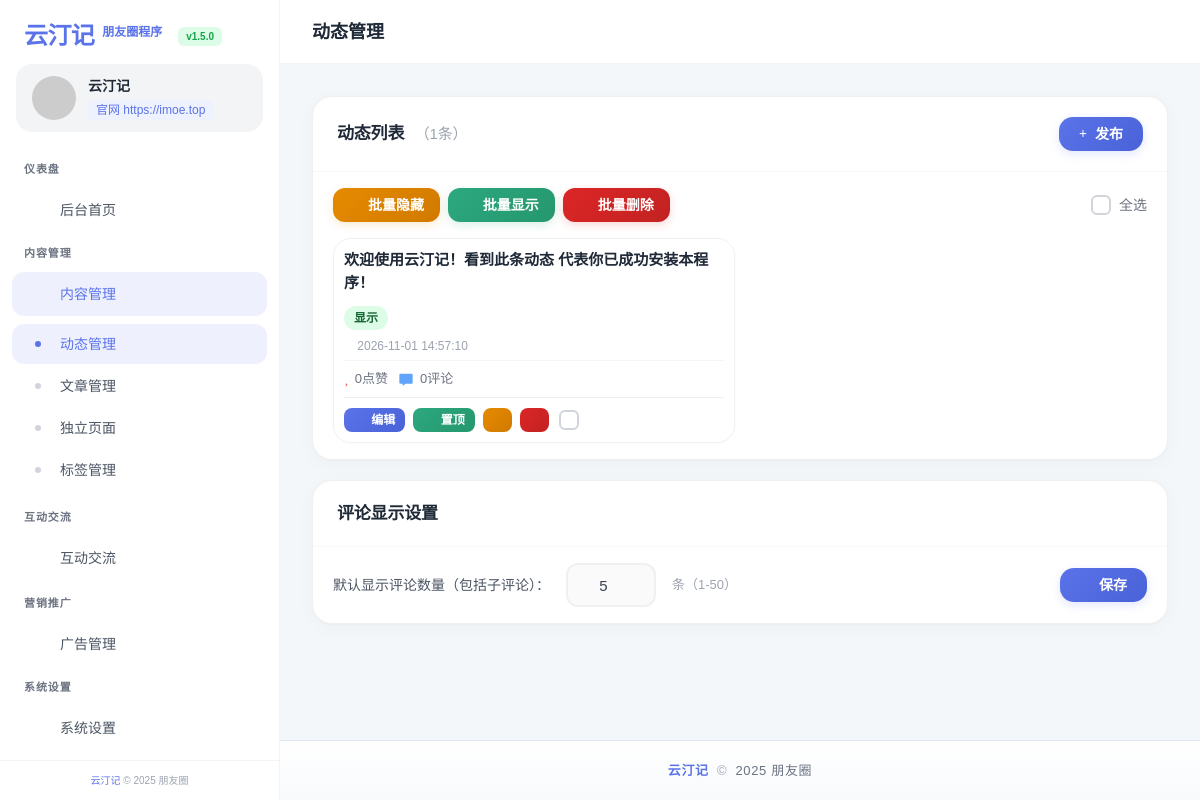
Page /admin/posts.php (signed in) on the committed database.
### tables this page shows
CREATE TABLE IF NOT EXISTS `posts` (
  `id` int(11) unsigned NOT NULL AUTO_INCREMENT,
  `content` text COMMENT '动态内容',
  `images` text COMMENT '图片URL数组，JSON格式',
  `videos` text COMMENT '视频URL数组，JSON格式',
  `video_covers` text COMMENT '视频封面URL数组，JSON格式',
  `live_photos` text COMMENT '实况图数据数组，JSON格式 [{image:"url",video:"url"},...]',
  `location_name` varchar(255) DEFAULT NULL COMMENT '地点名称',
  `location_lat` decimal(10,7) DEFAULT NULL COMMENT '纬度',
  `location_lng` decimal(10,7) DEFAULT NULL COMMENT '经度',
  `nickname` varchar(100) DEFAULT NULL COMMENT '单条动态昵称，为空则使用全局昵称',
  `avatar` varchar(500) DEFAULT NULL COMMENT '单条动态头像，为空则使用全局头像',
  `nickname_color` varchar(20) DEFAULT NULL COMMENT '单条动态昵称颜色，为空则使用全局昵称颜色',
  `is_top` tinyint(1) NOT NULL DEFAULT '0' COMMENT '是否置顶 0否 1是',
  `comment_enabled` tinyint(1) NOT NULL DEFAULT '1' COMMENT '是否开启评论',
  `like_enabled` tinyint(1) NOT NULL DEFAULT '1' COMMENT '是否开启点赞',
  `status` tinyint(1) NOT NULL DEFAULT '1' COMMENT '状态 0隐藏 1显示 2删除',
  `published_at` datetime DEFAULT CURRENT_TIMESTAMP COMMENT '发布时间',
  `created_at` datetime DEFAULT CURRENT_TIMESTAMP,
  `updated_at` datetime DEFAULT CURRENT_TIMESTAMP ON UPDATE CURRENT_TIMESTAMP,
  PRIMARY KEY (`id`),
  KEY `idx_status` (`status`),
  KEY `idx_is_top` (`is_top`),
  KEY `idx_published_at` (`published_at`)
);

### config.php (called while the page is built, shortened)
<?php
if (!file_exists(__DIR__ . '/install.lock')) {
    $conn = null;
    return;
}
$conn = @mysqli_connect(DB_HOST, DB_USER, DB_PASS, DB_NAME);
mysqli_set_charset($conn, 'utf8mb4');
function get_setting($key, $default = '') {
    global $conn;
    if (!$conn) return $default;
    return $default;
}
function get_all_settings() {
    global $conn;
    $settings = [];
    if (!$conn) return $settings;
    return $settings;
}

### admin/posts.php (the view, shortened to what this page needs)
<?php
require_once '../config.php';
$csrf_token = $_SESSION['csrf_token'];
$settings = get_all_settings();
$page_title = '动态管理';
$page_id = 'posts';
$current_comment_limit = intval(get_setting('comment_display_limit', '5'));
$is_mobile = isset($_SERVER['HTTP_USER_AGENT']) && preg_match('/Mobile|Android|iPhone|iPad/i', $_SERVER['HTTP_USER_AGENT']);
$page = intval($_GET['page'] ?? 1);
$per_page = $is_mobile ? 10 : 12;
$offset = ($page - 1) * $per_page;
$total = 0;
$r = mysqli_query($conn, "SELECT COUNT(*) as c FROM posts WHERE status != 2");
if ($r) $total = mysqli_fetch_assoc($r)['c'];
$posts = [];
$r = mysqli_query($conn, "SELECT * FROM posts WHERE status != 2 ORDER BY is_top DESC, published_at DESC LIMIT $offset, $per_page");
if ($r) while ($row = mysqli_fetch_assoc($r)) {
    $row['tags'] = [];
    $lc = mysqli_query($conn, "SELECT COUNT(*) as c FROM likes WHERE post_id = " . $row['id']);
    $row['like_count'] = $lc ? mysqli_fetch_assoc($lc)['c'] : 0;
    $cc = mysqli_query($conn, "SELECT COUNT(*) as c FROM comments WHERE post_id = " . $row['id']);
    $row['comment_count'] = $cc ? mysqli_fetch_assoc($cc)['c'] : 0;
    $row['media'] = '';
    $posts[] = $row;
}
?><!DOCTYPE html>
<html lang="zh-CN">
<head>
    <script src="../assets/vendor/tailwind.js"></script>
    <link href="../assets/vendor/font-awesome/css/all.min.css" rel="stylesheet">
    <link href="../assets/vendor/fonts/inter.css" rel="stylesheet">
</head>
<body class="text-gray-700 antialiased">
<aside id="sidebar" class="fixed left-0 top-0 h-full w-[280px] bg-white z-40 transition-transform duration-300 lg:translate-x-0 -translate-x-full shadow-xl lg:shadow-none border-r border-gray-100">
    <div class="h-16 flex items-center px-6 pt-2">
        <div class="flex items-center gap-2">
            <span class="font-extrabold text-2xl text-primary tracking-tight">云汀记</span>
            <span class="text-xs font-semibold text-primary -mt-2">朋友圈程序</span>
            <span class="ml-2 px-2 py-0.5 text-[10px] font-semibold bg-green-100 text-green-600 rounded-md">v1.5.0</span>
        </div>
    </div>
    <div class="px-4 mb-4">
        <div class="user-card flex items-center gap-3 px-4 py-3">
            <?php
            $avatar_raw = $settings['avatar'] ?? '';
            $avatar_src = $avatar_raw ?: 'https://ui-avatars.com/api/?name=' . urlencode($settings['site_name'] ?? '云汀记') . '&background=5b73e8&color=fff&size=128';
            ?>
            <img src="<?php echo htmlspecialchars($avatar_src); ?>" class="w-11 h-11 rounded-full" alt="User">
            <div class="flex-1 min-w-0">
                <p class="text-sm font-semibold text-gray-800 truncate"><?php echo htmlspecialchars($settings['site_name'] ?? '云汀记'); ?></p>
                <p class="text-xs text-gray-500 mt-1"><a href="https://imoe.top" target="_blank" class="inline-flex items-center gap-1 px-2 py-0.5 rounded-md bg-primary-light text-primary font-medium hover:bg-[#dbe4ff] transition-colors">官网 https://imoe.top</a></p>
            </div>
        </div>
    </div>
    <div class="h-[calc(100vh-160px)] overflow-y-auto sidebar-scroll pb-8">
        <?php
        $menu_groups = [
            '仪表盘' => [
                ['index', '后台首页', 'fa-home', false]
            ],
            '内容管理' => [
                ['posts', '动态管理', 'fa-stream', true],
                ['articles', '文章管理', 'fa-file-alt', true],
                ['pages', '独立页面', 'fa-file', true],
                ['tags', '标签管理', 'fa-tags', true]
            ],
            '互动交流' => [
                ['comments', '评论管理', 'fa-comments', true],
                ['page_comments', '留言管理', 'fa-comment-dots', true]
            ],
            '营销推广' => [
                ['ads', '广告管理', 'fa-bullhorn', false]
            ],
            '系统设置' => [
                ['settings', '前台设置', 'fa-cog', true],
                ['email', '邮箱提醒', 'fa-envelope', true],
                ['ban_manage', '违禁词与IP', 'fa-ban', true],
                ['uploads', '上传管理', 'fa-cloud-upload-alt', true],
                ['security', '安全管理', 'fa-shield-alt', true]
            ],
            '账户管理' => [
                ['profile', '个人设置', 'fa-user-cog', false],
                ['backup', '数据备份', 'fa-download', false],
                ['visitor_logs', '访客记录', 'fa-eye', false]
            ]
        ];
        foreach ($menu_groups as $group_name => $items):
            $has_active = false;
            foreach ($items as $item) { if ($item[0] === $page_id) $has_active = true; }
        ?>
        <div class="px-6 mt-2 mb-2">
            <span class="section-title font-bold uppercase"><?php echo $group_name; ?></span>
        </div>
        <ul class="space-y-0.5">
            <?php
            $first_item = $items[0];
            $group_has_sub = count($items) > 1;
            $group_id = $group_name . '_group';
            if ($group_has_sub):
            ?>
            <li>
                <div class="nav-item has-submenu <?php echo $has_active ? 'active' : ''; ?> flex items-center gap-3 px-4 py-3 text-sm font-medium cursor-pointer select-none <?php echo $has_active ? '' : 'text-gray-600'; ?>" onclick="toggleSubmenu('<?php echo $group_id; ?>', this)">
                    <i class="fas <?php echo $first_item[2]; ?> nav-icon"></i>
                    <span class="flex-1"><?php echo $group_name; ?></span>
                    <i class="fas fa-chevron-right submenu-arrow <?php echo $has_active ? 'rotate' : ''; ?>"></i>
                </div>
                <div id="<?php echo $group_id; ?>" class="submenu <?php echo $has_active ? 'open' : ''; ?>">
                    <ul class="py-1">
                        <?php foreach ($items as $item):
                            $id = $item[0];
                            $name = $item[1];
                            $is_active = ($id === $page_id);
                        ?>
                        <li>
                            <a href="<?php echo $id; ?>.php" class="nav-item <?php echo $is_active ? 'active' : ''; ?> flex items-center gap-3 px-4 py-2.5 text-sm font-medium <?php echo $is_active ? '' : 'text-gray-600'; ?>" data-page="<?php echo $id; ?>">
                                <span class="w-5 flex justify-center"><span class="w-1.5 h-1.5 rounded-full <?php echo $is_active ? 'bg-primary' : 'bg-gray-300'; ?>"></span></span>
                                <span><?php echo $name; ?></span>
                            </a>
                        </li>
                        <?php endforeach; ?>
                    </ul>
                </div>
            </li>
            <?php else:
                $item = $items[0];
                $id = $item[0];
                $name = $item[1];
                $icon = $item[2];
                $is_active = ($id === $page_id);
            ?>
            <li>
                <a href="<?php echo $id; ?>.php" class="nav-item <?php echo $is_active ? 'active' : ''; ?> flex items-center gap-3 px-4 py-3 text-sm font-medium <?php echo $is_active ? '' : 'text-gray-600'; ?>" data-page="<?php echo $id; ?>">
                    <i class="fas <?php echo $icon; ?> nav-icon"></i>
                    <span class="flex-1"><?php echo $name; ?></span>
                </a>
            </li>
            <?php endif; ?>
        </ul>
        <?php endforeach; ?>
    </div>
    <div class="absolute bottom-0 left-0 right-0 px-6 py-3 border-t border-gray-100 bg-white">
        <p class="text-[10px] text-gray-400 text-center">
            <a href="https://imoe.top" target="_blank" class="text-primary hover:underline font-medium">云汀记</a> &copy; 2025 朋友圈
        </p>
    </div>
</aside>
<div class="lg:ml-[280px] min-h-screen flex flex-col">
    <header class="h-16 bg-white border-b border-gray-100 flex items-center justify-between px-4 lg:px-8 sticky top-0 z-20">
        <div class="flex items-center gap-4">
            <div class="flex items-center gap-3">
                <h1 class="text-lg font-bold text-gray-800"><?php echo htmlspecialchars($page_title); ?></h1>
            </div>
        </div>
    </header>
    <main id="mainContent" class="flex-1 p-4 lg:p-8">
        <div id="contentArea">
<div class="fade-in">
    <div class="ap-card mb-5">
        <div class="ap-card-header">
            <div class="ap-card-title">动态列表 <span>（<?php echo $total; ?>条）</span></div>
            <a href="post_edit.php" class="ap-btn ap-btn-primary"><i class="fas fa-plus"></i> 发布</a>
        </div>
        <div class="ap-card-body">
            <div style="display:flex;gap:8px;align-items:center;flex-wrap:wrap;margin-bottom:16px;">
                <button class="ap-btn ap-btn-sm ap-btn-warning" onclick="batchSubmit('hide')"><i class="fas fa-eye-slash"></i> 批量隐藏</button>
                <button class="ap-btn ap-btn-sm ap-btn-success" onclick="batchSubmit('show')"><i class="fas fa-eye"></i> 批量显示</button>
                <button class="ap-btn ap-btn-sm ap-btn-danger" onclick="batchSubmit('delete')"><i class="fas fa-trash"></i> 批量删除</button>
                <label class="ap-select-all">
                    <span class="ap-check-box"></span>
                    <span class="ap-check-text">全选</span>
                </label>
            </div>
            <div class="ap-list">
                <?php foreach ($posts as $post): ?>
                <div class="ap-list-item" data-id="<?php echo $post['id']; ?>">
                    <div class="ap-item-header">
                        <div class="ap-item-title">
                            <?php echo $post['content'] ? htmlspecialchars(mb_substr($post['content'],0,50)) . (mb_strlen($post['content']) > 50 ? '...' : '') : '（无文字内容）'; ?>
                        </div>
                    </div>
                    <div class="ap-item-meta">
                        <?php if ($post['status']==0): ?>
                        <span class="ap-badge ap-badge-yellow">隐藏</span>
                        <?php else: ?>
                        <span class="ap-badge ap-badge-green">显示</span>
                        <?php endif; ?>
                    </div>
                    <div class="ap-item-time">
                        <i class="far fa-clock"></i> <?php echo $post['published_at']; ?>
                    </div>
                    <div class="ap-item-stats">
                        <div class="ap-stat"><i class="fas fa-heart" style="color:#f87171;"></i> <?php echo $post['like_count']; ?>点赞</div>
                        <div class="ap-stat"><svg xmlns="http://www.w3.org/2000/svg" viewBox="0 0 24 24" fill="currentColor" style="color:#60a5fa;"><path fill-rule="evenodd" d="m11 19l-2.293 2.293A1 1 0 0 1 7 20.586V19H3.5A1.5 1.5 0 0 1 2 17.5v-12A1.5 1.5 0 0 1 3.5 4h17A1.5 1.5 0 0 1 22 5.5v12a1.5 1.5 0 0 1-1.5 1.5z"></path></svg> <?php echo $post['comment_count']; ?>评论</div>
                    </div>
                    <div class="ap-item-actions">
                        <a href="post_edit.php?id=<?php echo $post['id']; ?>" class="ap-btn ap-btn-xs ap-btn-primary"><i class="fas fa-edit"></i> 编辑</a>
                        <?php if ($post['is_top']): ?>
                        <a href="?action=untop&id=<?php echo $post['id']; ?>&csrf_token=<?php echo urlencode($csrf_token); ?>" class="ap-btn ap-btn-xs ap-btn-warning"><i class="fas fa-arrow-down"></i> 取消置顶</a>
                        <?php else: ?>
                        <a href="?action=top&id=<?php echo $post['id']; ?>&csrf_token=<?php echo urlencode($csrf_token); ?>" class="ap-btn ap-btn-xs ap-btn-success"><i class="fas fa-arrow-up"></i> 置顶</a>
                        <?php endif; ?>
                        <?php if ($post['status']==1): ?>
                        <a href="?action=hide&id=<?php echo $post['id']; ?>&csrf_token=<?php echo urlencode($csrf_token); ?>" class="ap-btn ap-btn-xs ap-btn-warning"><i class="fas fa-eye-slash"></i></a>
                        <?php else: ?>
                        <a href="?action=show&id=<?php echo $post['id']; ?>&csrf_token=<?php echo urlencode($csrf_token); ?>" class="ap-btn ap-btn-xs ap-btn-success"><i class="fas fa-eye"></i></a>
                        <?php endif; ?>
                        <button onclick="confirmDelete(<?php echo $post['id']; ?>)" class="ap-btn ap-btn-xs ap-btn-danger"><i class="fas fa-trash"></i></button>
                        <label class="ap-select-all" style="margin-left:2px;">
                            <span class="ap-check-box"></span>
                        </label>
                    </div>
                </div>
                <?php endforeach; ?>
            </div>
        </div>
    </div>
    <div class="ap-card">
        <div class="ap-card-header">
            <div class="ap-card-title">评论显示设置</div>
        </div>
        <div class="ap-card-body">
            <form method="POST" action="" id="commentForm">
                <div style="display:flex;align-items:center;gap:16px;flex-wrap:wrap;">
                    <label style="font-size:14px;color:#4b5563;white-space:nowrap;font-weight:500;">默认显示评论数量（包括子评论）：</label>
                    <input type="number" id="comment_display_limit" name="comment_display_limit" value="<?php echo $current_comment_limit; ?>" min="1" max="50" class="ap-form-input" style="width:90px;text-align:center;">
                    <span style="font-size:13px;color:#9ca3af;font-weight:500;">条（1-50）</span>
                    <button type="submit" name="save_comment_limit" class="ap-btn ap-btn-primary"><i class="fas fa-save"></i> 保存</button>
                </div>
            </form>
        </div>
    </div>
</div>
        </div>
    </main>
    <footer class="app-footer py-5 px-4 lg:px-8 mt-auto">
        <div class="flex items-center justify-center">
            <p class="text-gray-500 font-medium">
                <a href="https://imoe.top" target="_blank" class="text-primary font-bold">云汀记</a>
                <span class="text-gray-400 mx-1">©</span>
                <span>2025 朋友圈</span>
            </p>
        </div>
    </footer>
</div>
</body>
</html>

### rows in the picture
posts: content "欢迎使用云汀记！看到此条动态 代表你已成功安装本程序！", status "显示", published_at "2026-11-01 14:57:10", is_top "0"

### other values in the picture
$settings['site_name'] "云汀记"
$group_name "仪表盘"
$name "后台首页"
$group_name "内容管理"
$name "动态管理"
$name "文章管理"
$name "独立页面"
$name "标签管理"
$group_name "互动交流"
$group_name "营销推广"
$name "广告管理"
$group_name "系统设置"
$page_title "动态管理"
$total "1"
